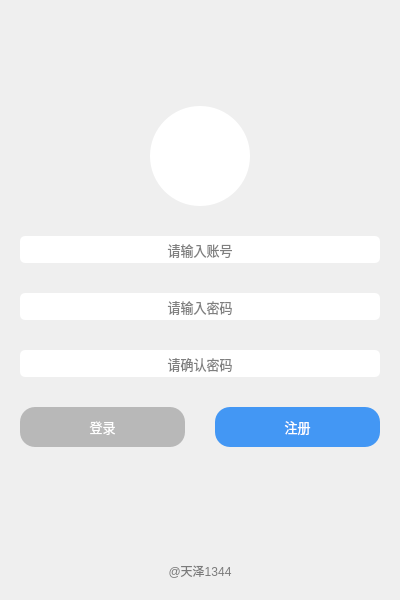
<?xml version="1.0" encoding="UTF-8"?>
<ui version="4.0">
 <class>Form</class>
 <widget class="QWidget" name="Form">
  <property name="geometry">
   <rect>
    <x>0</x>
    <y>0</y>
    <width>400</width>
    <height>600</height>
   </rect>
  </property>
  <property name="minimumSize">
   <size>
    <width>400</width>
    <height>600</height>
   </size>
  </property>
  <property name="maximumSize">
   <size>
    <width>400</width>
    <height>600</height>
   </size>
  </property>
  <property name="contextMenuPolicy">
   <enum>Qt::CustomContextMenu</enum>
  </property>
  <property name="windowTitle">
   <string>天泽聊天室</string>
  </property>
  <property name="windowIcon">
   <iconset>
    <normaloff>../imgs/log.png</normaloff>../imgs/log.png</iconset>
  </property>
  <layout class="QHBoxLayout" name="horizontalLayout_5">
   <item>
    <widget class="QStackedWidget" name="stackedWidget">
     <property name="maximumSize">
      <size>
       <width>400</width>
       <height>600</height>
      </size>
     </property>
     <property name="currentIndex">
      <number>1</number>
     </property>
     <widget class="QWidget" name="page">
      <layout class="QHBoxLayout" name="horizontalLayout">
       <item>
        <layout class="QVBoxLayout" name="verticalLayout">
         <property name="spacing">
          <number>30</number>
         </property>
         <item>
          <spacer name="verticalSpacer">
           <property name="orientation">
            <enum>Qt::Vertical</enum>
           </property>
           <property name="sizeHint" stdset="0">
            <size>
             <width>20</width>
             <height>40</height>
            </size>
           </property>
          </spacer>
         </item>
         <item>
          <layout class="QHBoxLayout" name="horizontalLayout_4">
           <item>
            <spacer name="horizontalSpacer_2">
             <property name="orientation">
              <enum>Qt::Horizontal</enum>
             </property>
             <property name="sizeHint" stdset="0">
              <size>
               <width>40</width>
               <height>20</height>
              </size>
             </property>
            </spacer>
           </item>
           <item>
            <widget class="QLabel" name="label">
             <property name="minimumSize">
              <size>
               <width>100</width>
               <height>100</height>
              </size>
             </property>
             <property name="maximumSize">
              <size>
               <width>100</width>
               <height>100</height>
              </size>
             </property>
             <property name="styleSheet">
              <string notr="true">border-radius:50px;
background-color: rgb(255, 255, 255);
image:url(imgs/log.png);
padding:15px</string>
             </property>
             <property name="text">
              <string/>
             </property>
            </widget>
           </item>
           <item>
            <spacer name="horizontalSpacer_3">
             <property name="orientation">
              <enum>Qt::Horizontal</enum>
             </property>
             <property name="sizeHint" stdset="0">
              <size>
               <width>40</width>
               <height>20</height>
              </size>
             </property>
            </spacer>
           </item>
          </layout>
         </item>
         <item>
          <widget class="QLineEdit" name="lineEdit">
           <property name="font">
            <font>
             <pointsize>10</pointsize>
            </font>
           </property>
           <property name="styleSheet">
            <string notr="true">border-radius:5px;
background-color: rgb(255, 255, 255);
padding:5px</string>
           </property>
           <property name="alignment">
            <set>Qt::AlignCenter</set>
           </property>
           <property name="placeholderText">
            <string>请输入账号</string>
           </property>
          </widget>
         </item>
         <item>
          <widget class="QLineEdit" name="lineEdit_2">
           <property name="font">
            <font>
             <pointsize>10</pointsize>
            </font>
           </property>
           <property name="styleSheet">
            <string notr="true">border-radius:5px;
background-color: rgb(255, 255, 255);
padding:5px</string>
           </property>
           <property name="echoMode">
            <enum>QLineEdit::Password</enum>
           </property>
           <property name="alignment">
            <set>Qt::AlignCenter</set>
           </property>
           <property name="placeholderText">
            <string>请输入密码</string>
           </property>
          </widget>
         </item>
         <item>
          <layout class="QHBoxLayout" name="horizontalLayout_2">
           <item>
            <widget class="QCheckBox" name="checkBox">
             <property name="font">
              <font>
               <pointsize>12</pointsize>
              </font>
             </property>
             <property name="text">
              <string>已阅读并同意</string>
             </property>
            </widget>
           </item>
           <item>
            <widget class="QPushButton" name="pushButton_3">
             <property name="font">
              <font>
               <pointsize>12</pointsize>
              </font>
             </property>
             <property name="styleSheet">
              <string notr="true">border:none;
color: rgb(94, 174, 235);</string>
             </property>
             <property name="text">
              <string>服务协议</string>
             </property>
            </widget>
           </item>
           <item>
            <spacer name="horizontalSpacer">
             <property name="orientation">
              <enum>Qt::Horizontal</enum>
             </property>
             <property name="sizeHint" stdset="0">
              <size>
               <width>40</width>
               <height>20</height>
              </size>
             </property>
            </spacer>
           </item>
          </layout>
         </item>
         <item>
          <layout class="QHBoxLayout" name="horizontalLayout_3">
           <item>
            <widget class="QPushButton" name="pushButton">
             <property name="minimumSize">
              <size>
               <width>0</width>
               <height>40</height>
              </size>
             </property>
             <property name="font">
              <font>
               <pointsize>10</pointsize>
              </font>
             </property>
             <property name="styleSheet">
              <string notr="true">QPushButton{
	border-radius:15px;
	color:rgb(255,255,255);
	background-color: rgb(67, 151, 244);
}
QPushButton:hover{
	background-color:rgb(15,110,210);
}
QPushButton:pressed{
	background-color:rgb(10,89,178);
}</string>
             </property>
             <property name="text">
              <string>登录</string>
             </property>
            </widget>
           </item>
           <item>
            <widget class="QPushButton" name="pushButton_2">
             <property name="minimumSize">
              <size>
               <width>0</width>
               <height>40</height>
              </size>
             </property>
             <property name="font">
              <font>
               <pointsize>10</pointsize>
              </font>
             </property>
             <property name="styleSheet">
              <string notr="true">QPushButton{
	border-radius:15px;
	color:rgb(255,255,255);
	background-color: rgb(184, 184, 184);
}
QPushButton:hover{
	background-color: rgb(83, 83, 83);
}
QPushButton:pressed{
	
	background-color: rgb(0, 0, 0);
}</string>
             </property>
             <property name="text">
              <string>注册</string>
             </property>
            </widget>
           </item>
          </layout>
         </item>
         <item>
          <spacer name="verticalSpacer_2">
           <property name="orientation">
            <enum>Qt::Vertical</enum>
           </property>
           <property name="sizeHint" stdset="0">
            <size>
             <width>20</width>
             <height>40</height>
            </size>
           </property>
          </spacer>
         </item>
         <item>
          <widget class="QLabel" name="label_2">
           <property name="maximumSize">
            <size>
             <width>16777215</width>
             <height>20</height>
            </size>
           </property>
           <property name="styleSheet">
            <string notr="true">color: rgb(122, 122, 122);</string>
           </property>
           <property name="text">
            <string>@天泽1344</string>
           </property>
           <property name="alignment">
            <set>Qt::AlignCenter</set>
           </property>
          </widget>
         </item>
        </layout>
       </item>
      </layout>
     </widget>
     <widget class="QWidget" name="page_2">
      <layout class="QHBoxLayout" name="horizontalLayout_9">
       <item>
        <layout class="QVBoxLayout" name="verticalLayout_2">
         <property name="spacing">
          <number>30</number>
         </property>
         <item>
          <spacer name="verticalSpacer_3">
           <property name="orientation">
            <enum>Qt::Vertical</enum>
           </property>
           <property name="sizeHint" stdset="0">
            <size>
             <width>20</width>
             <height>40</height>
            </size>
           </property>
          </spacer>
         </item>
         <item>
          <layout class="QHBoxLayout" name="horizontalLayout_6">
           <item>
            <spacer name="horizontalSpacer_4">
             <property name="orientation">
              <enum>Qt::Horizontal</enum>
             </property>
             <property name="sizeHint" stdset="0">
              <size>
               <width>40</width>
               <height>20</height>
              </size>
             </property>
            </spacer>
           </item>
           <item>
            <widget class="QLabel" name="label_3">
             <property name="minimumSize">
              <size>
               <width>100</width>
               <height>100</height>
              </size>
             </property>
             <property name="maximumSize">
              <size>
               <width>100</width>
               <height>100</height>
              </size>
             </property>
             <property name="styleSheet">
              <string notr="true">border-radius:50px;
background-color: rgb(255, 255, 255);
image:url(imgs/log.png);
padding:15px</string>
             </property>
             <property name="text">
              <string/>
             </property>
            </widget>
           </item>
           <item>
            <spacer name="horizontalSpacer_5">
             <property name="orientation">
              <enum>Qt::Horizontal</enum>
             </property>
             <property name="sizeHint" stdset="0">
              <size>
               <width>40</width>
               <height>20</height>
              </size>
             </property>
            </spacer>
           </item>
          </layout>
         </item>
         <item>
          <widget class="QLineEdit" name="lineEdit_3">
           <property name="font">
            <font>
             <pointsize>10</pointsize>
            </font>
           </property>
           <property name="styleSheet">
            <string notr="true">border-radius:5px;
background-color: rgb(255, 255, 255);
padding:5px</string>
           </property>
           <property name="alignment">
            <set>Qt::AlignCenter</set>
           </property>
           <property name="placeholderText">
            <string>请输入账号</string>
           </property>
          </widget>
         </item>
         <item>
          <widget class="QLineEdit" name="lineEdit_4">
           <property name="font">
            <font>
             <pointsize>10</pointsize>
            </font>
           </property>
           <property name="styleSheet">
            <string notr="true">border-radius:5px;
background-color: rgb(255, 255, 255);
padding:5px</string>
           </property>
           <property name="alignment">
            <set>Qt::AlignCenter</set>
           </property>
           <property name="placeholderText">
            <string>请输入密码</string>
           </property>
          </widget>
         </item>
         <item>
          <widget class="QLineEdit" name="lineEdit_5">
           <property name="font">
            <font>
             <pointsize>10</pointsize>
            </font>
           </property>
           <property name="styleSheet">
            <string notr="true">border-radius:5px;
background-color: rgb(255, 255, 255);
padding:5px</string>
           </property>
           <property name="alignment">
            <set>Qt::AlignCenter</set>
           </property>
           <property name="placeholderText">
            <string>请确认密码</string>
           </property>
          </widget>
         </item>
         <item>
          <layout class="QHBoxLayout" name="horizontalLayout_7"/>
         </item>
         <item>
          <layout class="QHBoxLayout" name="horizontalLayout_8">
           <item>
            <widget class="QPushButton" name="pushButton_5">
             <property name="minimumSize">
              <size>
               <width>0</width>
               <height>40</height>
              </size>
             </property>
             <property name="font">
              <font>
               <pointsize>10</pointsize>
              </font>
             </property>
             <property name="styleSheet">
              <string notr="true">QPushButton{
	border-radius:15px;
	color:rgb(255,255,255);
	background-color: rgb(184, 184, 184);
}
QPushButton:hover{
	background-color: rgb(83, 83, 83);
}
QPushButton:pressed{
	
	background-color: rgb(0, 0, 0);
}</string>
             </property>
             <property name="text">
              <string>登录</string>
             </property>
            </widget>
           </item>
           <item>
            <widget class="QPushButton" name="pushButton_6">
             <property name="minimumSize">
              <size>
               <width>0</width>
               <height>40</height>
              </size>
             </property>
             <property name="font">
              <font>
               <pointsize>10</pointsize>
              </font>
             </property>
             <property name="styleSheet">
              <string notr="true">QPushButton{
	border-radius:15px;
	color:rgb(255,255,255);
	background-color: rgb(67, 151, 244);
}
QPushButton:hover{
	background-color:rgb(15,110,210);
}
QPushButton:pressed{
	background-color:rgb(10,89,178);
}</string>
             </property>
             <property name="text">
              <string>注册</string>
             </property>
            </widget>
           </item>
          </layout>
         </item>
         <item>
          <spacer name="verticalSpacer_4">
           <property name="orientation">
            <enum>Qt::Vertical</enum>
           </property>
           <property name="sizeHint" stdset="0">
            <size>
             <width>20</width>
             <height>40</height>
            </size>
           </property>
          </spacer>
         </item>
         <item>
          <widget class="QLabel" name="label_4">
           <property name="maximumSize">
            <size>
             <width>16777215</width>
             <height>20</height>
            </size>
           </property>
           <property name="styleSheet">
            <string notr="true">color: rgb(122, 122, 122);</string>
           </property>
           <property name="text">
            <string>@天泽1344</string>
           </property>
           <property name="alignment">
            <set>Qt::AlignCenter</set>
           </property>
          </widget>
         </item>
        </layout>
       </item>
      </layout>
     </widget>
    </widget>
   </item>
  </layout>
 </widget>
 <resources/>
 <connections>
  <connection>
   <sender>pushButton</sender>
   <signal>clicked()</signal>
   <receiver>Form</receiver>
   <slot>login()</slot>
   <hints>
    <hint type="sourcelabel">
     <x>123</x>
     <y>412</y>
    </hint>
    <hint type="destinationlabel">
     <x>401</x>
     <y>430</y>
    </hint>
   </hints>
  </connection>
  <connection>
   <sender>pushButton_2</sender>
   <signal>clicked()</signal>
   <receiver>Form</receiver>
   <slot>open_register_page()</slot>
   <hints>
    <hint type="sourcelabel">
     <x>283</x>
     <y>421</y>
    </hint>
    <hint type="destinationlabel">
     <x>401</x>
     <y>370</y>
    </hint>
   </hints>
  </connection>
  <connection>
   <sender>lineEdit_2</sender>
   <signal>returnPressed()</signal>
   <receiver>Form</receiver>
   <slot>login()</slot>
   <hints>
    <hint type="sourcelabel">
     <x>165</x>
     <y>296</y>
    </hint>
    <hint type="destinationlabel">
     <x>395</x>
     <y>346</y>
    </hint>
   </hints>
  </connection>
  <connection>
   <sender>pushButton_3</sender>
   <signal>clicked()</signal>
   <receiver>Form</receiver>
   <slot>protocol()</slot>
   <hints>
    <hint type="sourcelabel">
     <x>173</x>
     <y>368</y>
    </hint>
    <hint type="destinationlabel">
     <x>397</x>
     <y>306</y>
    </hint>
   </hints>
  </connection>
  <connection>
   <sender>pushButton_5</sender>
   <signal>clicked()</signal>
   <receiver>Form</receiver>
   <slot>open_login_page()</slot>
   <hints>
    <hint type="sourcelabel">
     <x>116</x>
     <y>448</y>
    </hint>
    <hint type="destinationlabel">
     <x>0</x>
     <y>522</y>
    </hint>
   </hints>
  </connection>
  <connection>
   <sender>pushButton_6</sender>
   <signal>clicked()</signal>
   <receiver>Form</receiver>
   <slot>register()</slot>
   <hints>
    <hint type="sourcelabel">
     <x>290</x>
     <y>454</y>
    </hint>
    <hint type="destinationlabel">
     <x>402</x>
     <y>598</y>
    </hint>
   </hints>
  </connection>
  <connection>
   <sender>lineEdit_5</sender>
   <signal>returnPressed()</signal>
   <receiver>Form</receiver>
   <slot>register()</slot>
   <hints>
    <hint type="sourcelabel">
     <x>130</x>
     <y>352</y>
    </hint>
    <hint type="destinationlabel">
     <x>-5</x>
     <y>586</y>
    </hint>
   </hints>
  </connection>
 </connections>
 <slots>
  <slot>login()</slot>
  <slot>open_register_page()</slot>
  <slot>protocol()</slot>
  <slot>open_login_page()</slot>
  <slot>register()</slot>
 </slots>
</ui>
